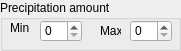
    <widget class="QGroupBox" name="dayGroupBox_6">
     <property name="geometry">
      <rect>
       <x>200</x>
       <y>190</y>
       <width>181</width>
       <height>51</height>
      </rect>
     </property>
     <property name="title">
      <string>Precipitation amount</string>
     </property>
     <widget class="QSpinBox" name="minPrecipitationSpinbox">
      <property name="geometry">
       <rect>
        <x>40</x>
        <y>20</y>
        <width>42</width>
        <height>22</height>
       </rect>
      </property>
      <property name="maximum">
       <number>5000</number>
      </property>
     </widget>
     <widget class="QLabel" name="minLabel_6">
      <property name="geometry">
       <rect>
        <x>10</x>
        <y>20</y>
        <width>21</width>
        <height>16</height>
       </rect>
      </property>
      <property name="text">
       <string>Min</string>
      </property>
     </widget>
     <widget class="QLabel" name="maxLabel_6">
      <property name="geometry">
       <rect>
        <x>100</x>
        <y>20</y>
        <width>21</width>
        <height>21</height>
       </rect>
      </property>
      <property name="text">
       <string>Max</string>
      </property>
     </widget>
     <widget class="QSpinBox" name="maxPrecipitationSpinbox">
      <property name="geometry">
       <rect>
        <x>130</x>
        <y>20</y>
        <width>42</width>
        <height>22</height>
       </rect>
      </property>
      <property name="maximum">
       <number>5000</number>
      </property>
     </widget>
    </widget>
